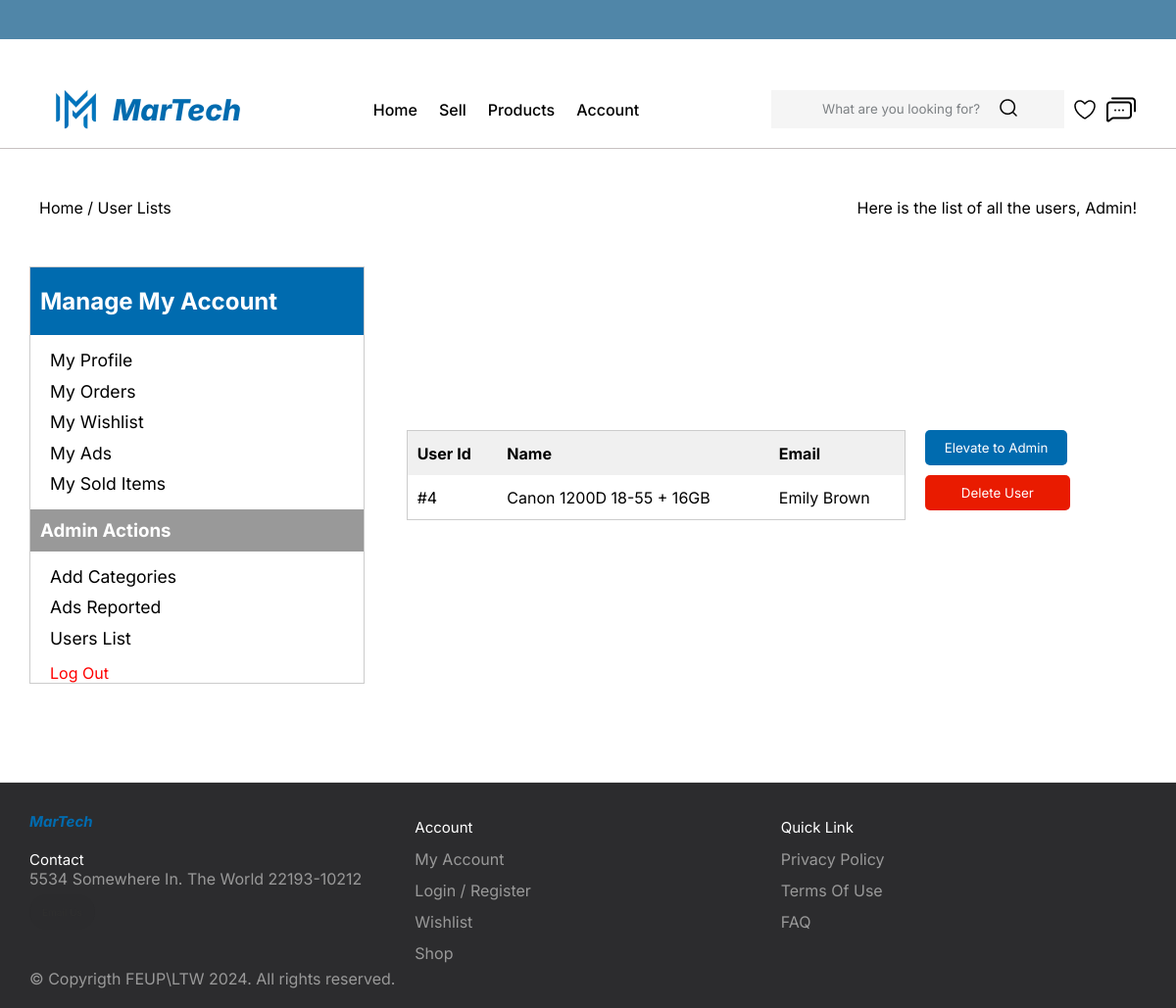
/pages/userlist.php (signed in), run on an earlier commit of the app's database.
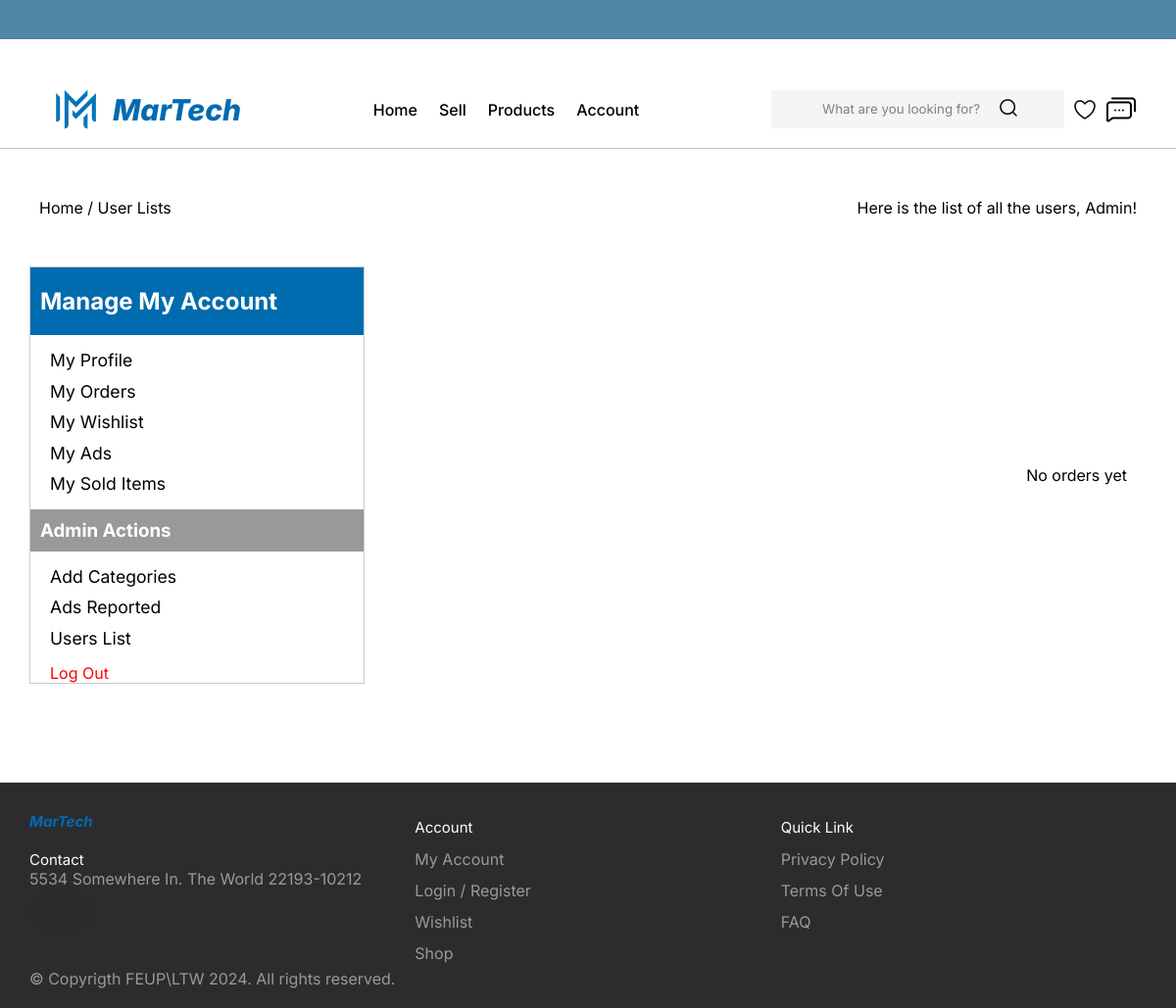
And on a later commit of the database.
### tables this page shows
CREATE TABLE ORDERS (
    id INT PRIMARY KEY NOT NULL,
    buyer_id INT NOT NULL,
    seller_id INT NOT NULL,
    item_id INT NOT NULL,
    item_name TEXT NOT NULL,
    amount DECIMAL(10, 2) NOT NULL,
    status TEXT NOT NULL,
    created_at TIMESTAMP DEFAULT CURRENT_TIMESTAMP,
    FOREIGN KEY (buyer_id) REFERENCES USERS(id),
    FOREIGN KEY (seller_id) REFERENCES USERS(id),
    FOREIGN KEY (item_id) REFERENCES ITEMS(id)
);

CREATE TABLE USERS(
id INT PRIMARY KEY NOT NULL,
name TEXT NOT NULL,
address TEXT,
phone TEXT NOT NULL UNIQUE,
email TEXT NOT NULL UNIQUE,
admin BOOLEAN DEFAULT FALSE,
password TEXT NOT NULL
);

### templates/userlist_tpl.php (the view, shortened to what this page needs)
<?php
  function drawUserList() {
    $session = new Session();
    $db = getDatabaseConnection();
    $user_id = $session->getId();
    $query = 'SELECT * FROM Orders WHERE buyer_id = ?';
    $stmt = $db->prepare($query);
    $stmt->execute(array($user_id));
    $orders = $stmt->fetchAll();
    ?>
    <section class="orders">
    <?php if(!$orders){
            echo '<p>No orders yet</p>';
            ?>
            </section>
            <?php
    }
    else {
        foreach ($orders as $order){
          $item_id = $order['item_id'];
          $item_name = $order['item_name'];
          $seller_id = $order['seller_id'];
          $query = 'SELECT * FROM Users WHERE id = ?';
          $stmt = $db->prepare($query);
          $stmt->execute(array($seller_id));
          $seller = $stmt->fetch();
          $seller_name = $seller['name'];
    ?>
    <div class="user_container">
        <table class="order_table">
            <tr>
                <th>User Id</th>
                <th>Name</th>
                <th>Email</th>
            </tr>
            <tr>
                <td>#<?php echo $item_id;?></td>
                <td><?php echo $item_name;?></td>
                <td><?php echo $seller_name;?></td>
            </tr>
        </table>
        <div class="buttons">
            <button id="button1">Elevate to Admin</button>
            <button id="button2">Delete User</button>
        </div>
    </div>
    <?php
        }
        ?>
        </section>
        <?php
    }
}
?>

What changed in the data, as far as the page shows it:
removed orders: item "4", item_name "Canon 1200D 18-55 + 16GB", seller.name "Emily Brown"
Also different on the page:
text now shown: "No orders yet"
